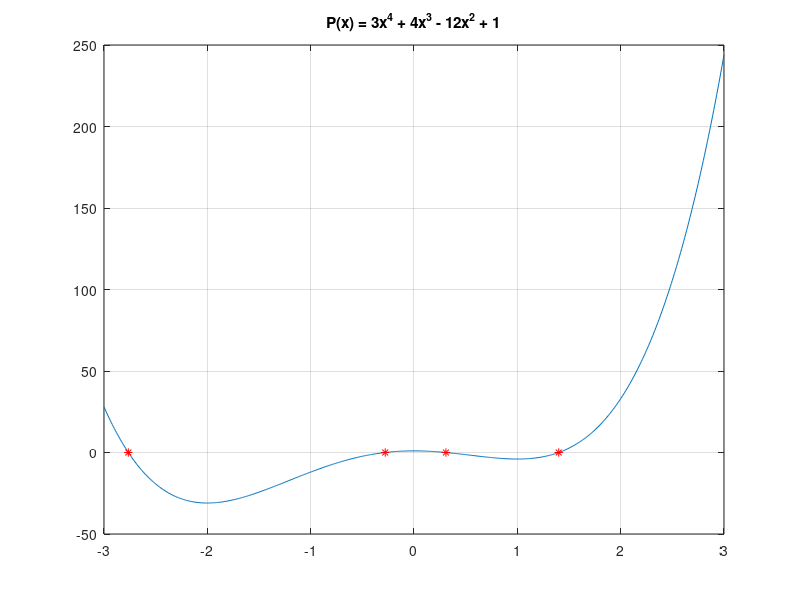

The MATLAB source for this figure: (Note: this script raises an error after producing the figure.)
p = [3, 4, -12, 0, 1];
x = -3 : 0.01 : 3;
y = polyval(p, x);
plot(x, y)
title('P(x) = 3x^4 + 4x^3 - 12x^2 + 1')
grid on
hold on
r = roots(p);
yr = polyval(p, r);
plot(r, yr, 'r*');

figure
y = f11(x);
plot(x, y);
title('F(x) = 6x + 3 - 5^x')
grid on
hold on
xr1 = fzero(@f11, -1);
yr1 = f11(xr1);
plot(xr1, yr1, 'r*');
xr2 = fzero(@f11, 1);
yr2 = f11(xr2);
plot(xr2, yr2, 'r*');